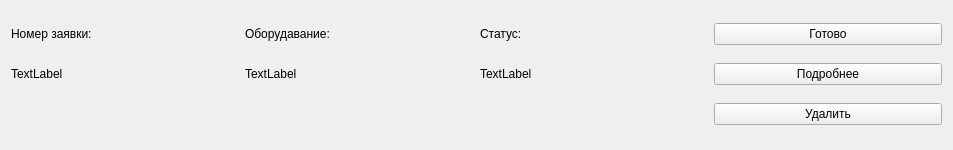
<?xml version="1.0" encoding="UTF-8"?>
<ui version="4.0">
 <class>WorkerRequestWidget</class>
 <widget class="QWidget" name="WorkerRequestWidget">
  <property name="geometry">
   <rect>
    <x>0</x>
    <y>0</y>
    <width>953</width>
    <height>150</height>
   </rect>
  </property>
  <property name="windowTitle">
   <string>WorkerRequestWidget</string>
  </property>
  <layout class="QGridLayout" name="gridLayout">
   <item row="1" column="2">
    <widget class="QLabel" name="label_status">
     <property name="text">
      <string>TextLabel</string>
     </property>
    </widget>
   </item>
   <item row="0" column="0">
    <widget class="QLabel" name="label">
     <property name="text">
      <string>Номер заявки:</string>
     </property>
    </widget>
   </item>
   <item row="1" column="0">
    <widget class="QLabel" name="label_requestID">
     <property name="text">
      <string>TextLabel</string>
     </property>
    </widget>
   </item>
   <item row="2" column="3">
    <widget class="QPushButton" name="pushButton_delete">
     <property name="text">
      <string>Удалить</string>
     </property>
     <property name="autoDefault">
      <bool>false</bool>
     </property>
    </widget>
   </item>
   <item row="0" column="2">
    <widget class="QLabel" name="label_3">
     <property name="text">
      <string>Статус:</string>
     </property>
    </widget>
   </item>
   <item row="0" column="3">
    <widget class="QPushButton" name="pushButton_done">
     <property name="text">
      <string>Готово</string>
     </property>
     <property name="autoDefault">
      <bool>false</bool>
     </property>
    </widget>
   </item>
   <item row="0" column="1">
    <widget class="QLabel" name="label_2">
     <property name="text">
      <string>Оборудавание:</string>
     </property>
    </widget>
   </item>
   <item row="1" column="1">
    <widget class="QLabel" name="label_equipment">
     <property name="text">
      <string>TextLabel</string>
     </property>
    </widget>
   </item>
   <item row="1" column="3">
    <widget class="QPushButton" name="pushButton_more">
     <property name="text">
      <string>Подробнее</string>
     </property>
     <property name="autoDefault">
      <bool>false</bool>
     </property>
    </widget>
   </item>
  </layout>
 </widget>
 <resources/>
 <connections/>
</ui>
